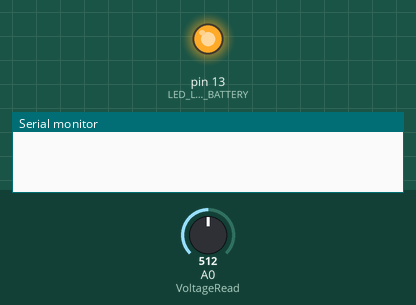
Simulated run of this sketch. Board: Arduino Uno, built with avr-gcc and run on an emulated ATmega328P. Shown: output pins drawn as LEDs (lit = HIGH), the last lines printed to the serial monitor. The inputs (shaded band) are chosen by the test bench; at power-on: A0 (VoltageRead) = 512.

Above: at 1.8 s.
1.9 s: A0 (VoltageRead) set to 612
3.4 s: A0 (VoltageRead) set to 636
At 4.3 s:
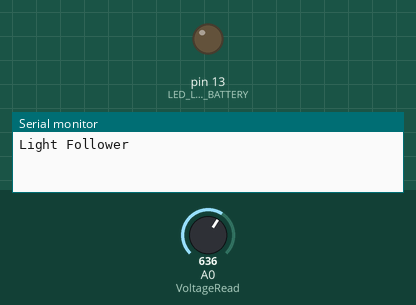
5.5 s: A0 (VoltageRead) set to 618
At 7.0 s:
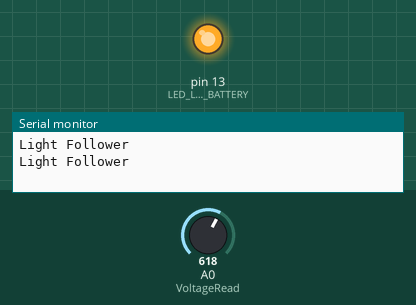
7.5 s: A0 (VoltageRead) set to 638
At 8.6 s:
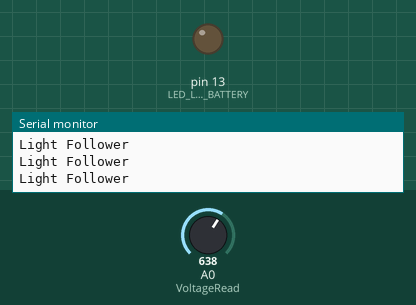
Timing chart, 0 to 10.5 s (numbered marks = the images above; inputs shaded):
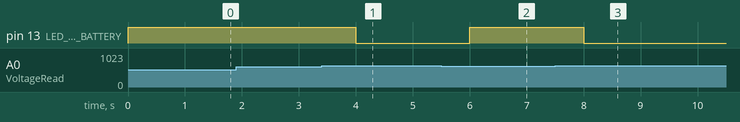

Measured:
- the behaviour switches between 625 and 626 on A0 (VoltageRead) (found by bisection; images 0 and 1)
- after the input at 1.9 s, every drawn part: stays the same
- after the input at 3.4 s, pin 13 (LED_LOW_BATTERY): HIGH → LOW after 0.60 s
- after the input at 5.5 s, pin 13 (LED_LOW_BATTERY): LOW → HIGH after 0.50 s
- after the input at 7.5 s, pin 13 (LED_LOW_BATTERY): HIGH → LOW after 0.50 s

The sketch:

P8A2-Volmeter.ino
```cpp
#define VoltageRead A0
#define LED_LOW_BATTERY 13

#define MINIMUM_VOLTAGE 628  // for 6.4 Volts
#define MAXIMUM_VOLTAGE 843  // for 8.4 Volts

int voltage, battery;

int volmeter(int voltage) {
    return map(voltage, MINIMUM_VOLTAGE, MAXIMUM_VOLTAGE, 0, 100);
}

void LowBattery() {
    digitalWrite(LED_LOW_BATTERY, HIGH);
}

void LightFollower() {
    digitalWrite(LED_LOW_BATTERY, LOW);
    Serial.println("Light Follower");
}

void setup() {
    pinMode(LED_LOW_BATTERY, OUTPUT);
    Serial.begin(9600);
}

void loop() {
    voltage = analogRead(VoltageRead);
    battery = volmeter(voltage);

    if (battery < 0) {
        LowBattery();
    } else {
        LightFollower();
    }

    delay(1000);
}
```
